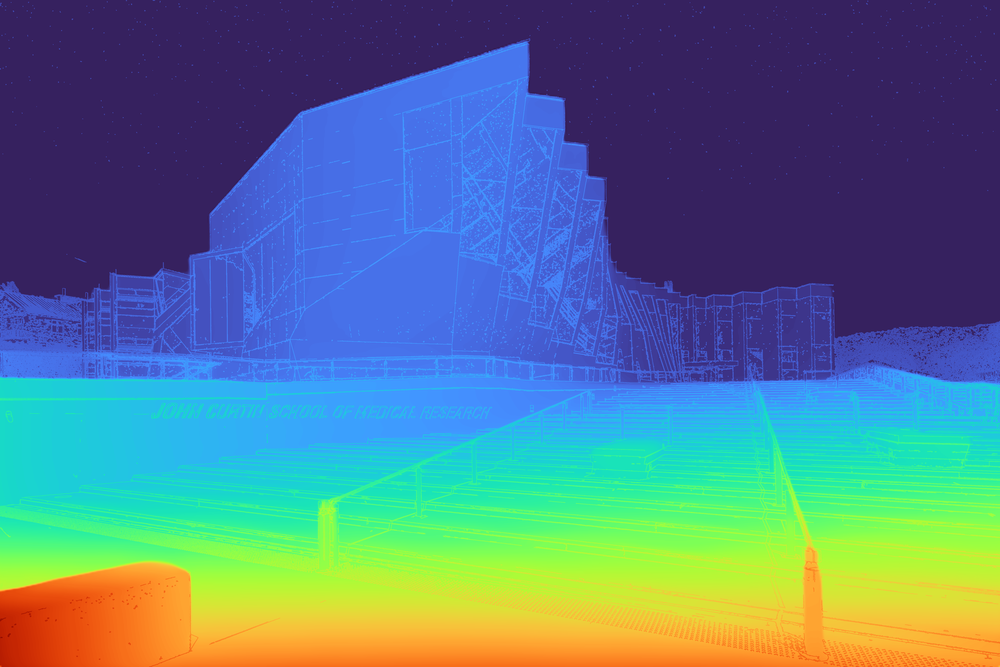
#> input picture depth.png, 1000 x 667 px, shrunk from 5616 x 3744 before the run
$ python -i image_filters.py   (imports and definitions only)
#> lines starting #> are read from the running program, lines starting #| are printed output that depends on the picture
#> further down, picture is the input picture: PIL image 1000x667 RGB; mean R, G, B 86.9, 122.4, 138.4
import numpy as np
import cv2
from PIL import Image, ImageEnhance

def remove_horizontal_lines(image, strength=0.8):
    """
    Simple but effective function to remove horizontal line artifacts

    Args:
        image: PIL Image or numpy array
        strength: Filter strength (0-1)

    Returns:
        Processed image
    """
#> called with strength = 0.8
    import numpy as np
    import cv2
    from PIL import Image, ImageEnhance

    # Check input type
    is_pil = isinstance(image, Image.Image)
#> is_pil = True
    if is_pil:
        # Save original size
        original_size = image.size
#> original_size = (1000, 667)
        # Convert to numpy array
        img_np = np.array(image)
        # Check if normalization is needed
        is_uint8 = img_np.dtype == np.uint8
#> is_uint8 = True
    else:
        img_np = image.copy()
        is_uint8 = img_np.max() > 1.0
        if is_uint8:
            img_np = img_np.astype(np.float32) / 255.0

    # Ensure we're working with float
    if is_uint8:
        img_float = img_np.astype(np.float32) / 255.0
    else:
        img_float = img_np.astype(np.float32)

    # Convert to grayscale if needed for processing
    if len(img_float.shape) == 3:
        # Process each channel separately
        result = np.zeros_like(img_float)

        for c in range(img_float.shape[2]):
            channel = img_float[:, :, c]

            # Step 1: Apply horizontal median filter
            # Create a horizontal kernel for median blur
            ksize = 5  # Must be odd
            horizontal_median = cv2.medianBlur(channel, ksize)

            # Step 2: Apply bilateral filter to preserve edges while smoothing
            bilateral = cv2.bilateralFilter(channel, d=5, sigmaColor=0.1, sigmaSpace=5)

            # Step 3: Apply directed filter to reduce horizontal lines
            # Create a horizontal kernel
            kernel_len = 9
            kernel = np.zeros((kernel_len, kernel_len))
            # Set middle row to 1s
            kernel[kernel_len//2, :] = np.ones(kernel_len) / kernel_len
            # Apply the filter
            horizontal_filtered = cv2.filter2D(channel, -1, kernel)

            # Step 4: Blend the filters based on strength parameter
            blended = channel * (1 - strength) + \
                      (horizontal_median * 0.4 + bilateral * 0.3 + horizontal_filtered * 0.3) * strength

            # Store result
            result[:, :, c] = blended
#> this loop made 3 passes
#> pass 1, in remove_horizontal_lines, `channel = img_float[:, :, c]`:
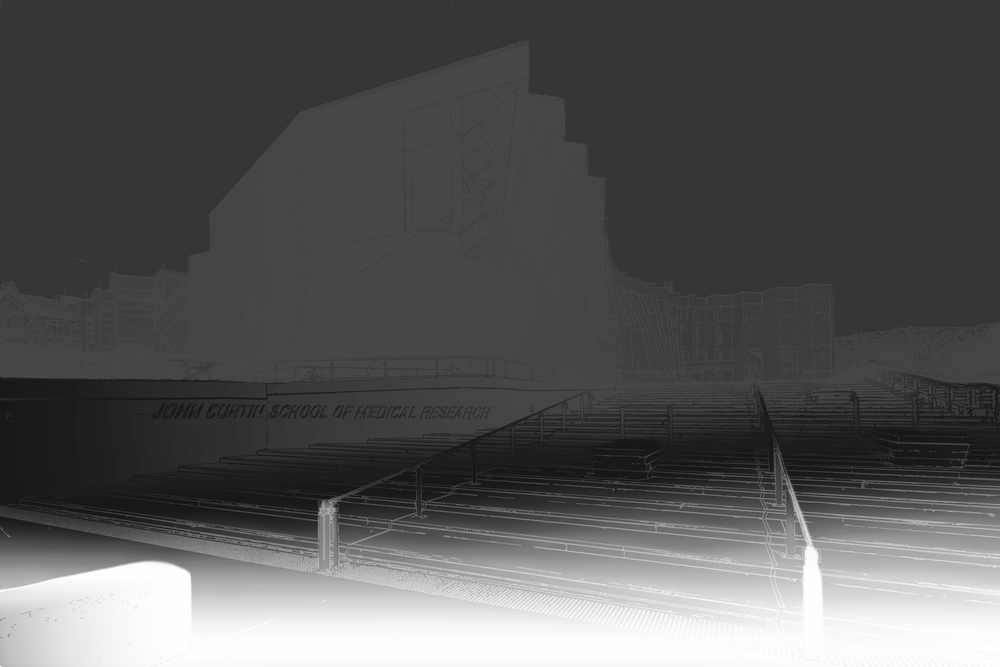
#> channel: shape (667, 1000) float32; min 0.0706, max 1, mean 0.341
#> after the loop:
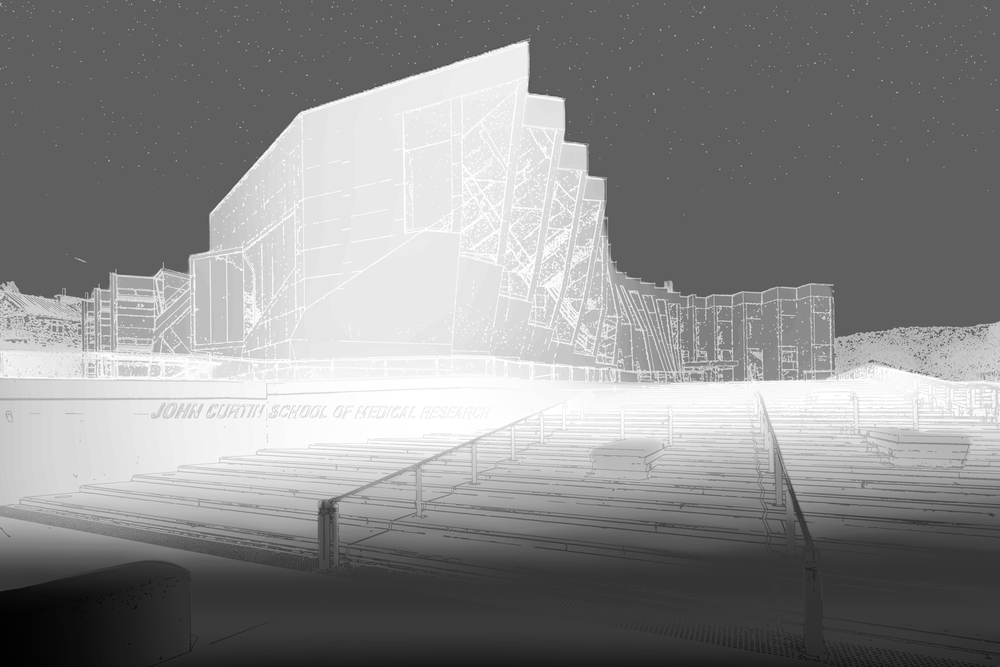
#> channel: shape (667, 1000) float32; min 0.00392, max 1, mean 0.543
    else:
        # If grayscale
        # Step 1: Apply horizontal median filter
        ksize = 5  # Must be odd
        horizontal_median = cv2.medianBlur(img_float, ksize)

        # Step 2: Apply bilateral filter
        bilateral = cv2.bilateralFilter(img_float, d=5, sigmaColor=0.1, sigmaSpace=5)

        # Step 3: Apply directed filter
        kernel_len = 9
        kernel = np.zeros((kernel_len, kernel_len))
        kernel[kernel_len//2, :] = np.ones(kernel_len) / kernel_len
        horizontal_filtered = cv2.filter2D(img_float, -1, kernel)

        # Step 4: Blend the filters
        result = img_float * (1 - strength) + \
                (horizontal_median * 0.4 + bilateral * 0.3 + horizontal_filtered * 0.3) * strength

    # Convert back to the original format
    if is_pil:
        # Convert back to uint8
        result_uint8 = (result * 255).astype(np.uint8)
        # Convert back to PIL
        result_pil = Image.fromarray(result_uint8)
        # Enhance contrast slightly
        enhancer = ImageEnhance.Contrast(result_pil)
        result_pil = enhancer.enhance(1.1)
        # Return
        return result_pil
    else:
        # Return numpy array in the original range
        if is_uint8:
            return (result * 255).astype(np.uint8)
        return result

>>> from PIL import Image
>>> picture = Image.open('../depth.png')
>>> result = remove_horizontal_lines(picture)
